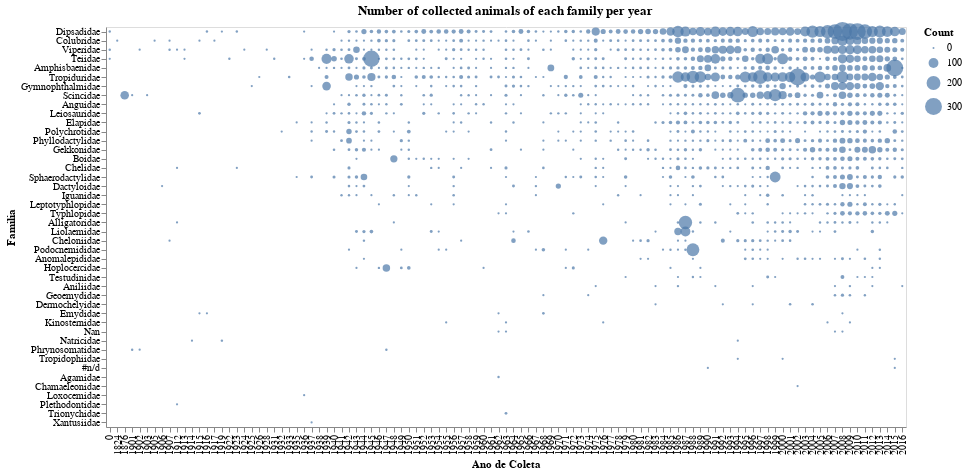

Notebook code cell kept with this figure:
### Markdown cell above
<br>

**graph:** family per year

### Code cell
g1 = alt.Chart(teste,
               width=800, height=400, title='Number of collected animals of each family per year').mark_circle(
                                                                                size=60).encode(
    x= alt.X('ano_coleta', type='ordinal', title='Ano de Coleta'),
    y= alt.Y('familia', type='nominal', title='Familia',
            sort= alt.EncodingSortField(field='counts', op='count', order='descending')),
    size= alt.Size('counts', title='Count'),
    tooltip = alt.Tooltip(['familia', 'ano_coleta', 'counts'])
)

g1.save('./graphs/familias_por_ano.html')

g1

### Figure 1 — Vega-Lite specification as saved in the notebook (floating-point values rounded to 4 significant figures; data arrays with more than 128 entries replaced by an {"elided": "..."} marker saying what was removed)
{"config": {"view": {"continuousWidth": 400, "continuousHeight": 300}}, "data": {"name": "data-37847e64155725c2a5d4dddd2cc1931f"}, "mark": {"type": "circle", "size": 60}, "encoding": {"size": {"type": "quantitative", "field": "counts", "title": "Count"}, "tooltip": [{"type": "nominal", "field": "familia"}, {"type": "quantitative", "field": "ano_coleta"}, {"type": "quantitative", "field": "counts"}], "x": {"type": "ordinal", "field": "ano_coleta", "title": "Ano de Coleta"}, "y": {"type": "nominal", "field": "familia", "sort": {"field": "counts", "op": "count", "order": "descending"}, "title": "Familia"}}, "height": 400, "title": "Number of collected animals of each family per year", "width": 800, "$schema": "https://vega.github.io/schema/vega-lite/v4.8.1.json", "datasets": {"data-37847e64155725c2a5d4dddd2cc1931f": {"elided": "1278 records"}}}
